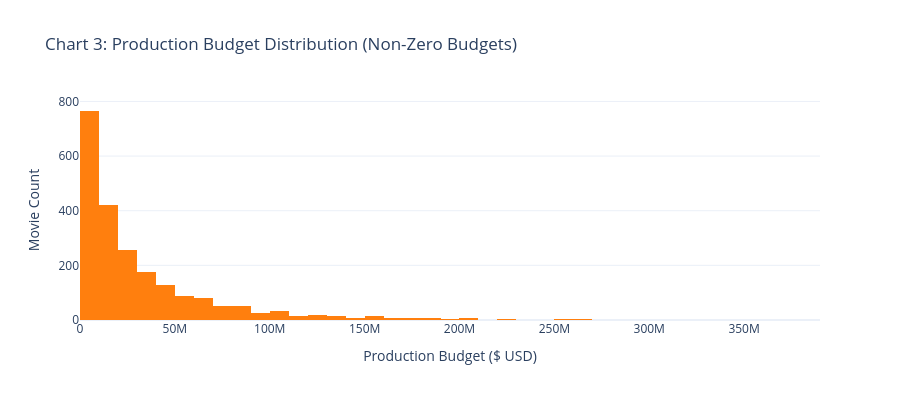
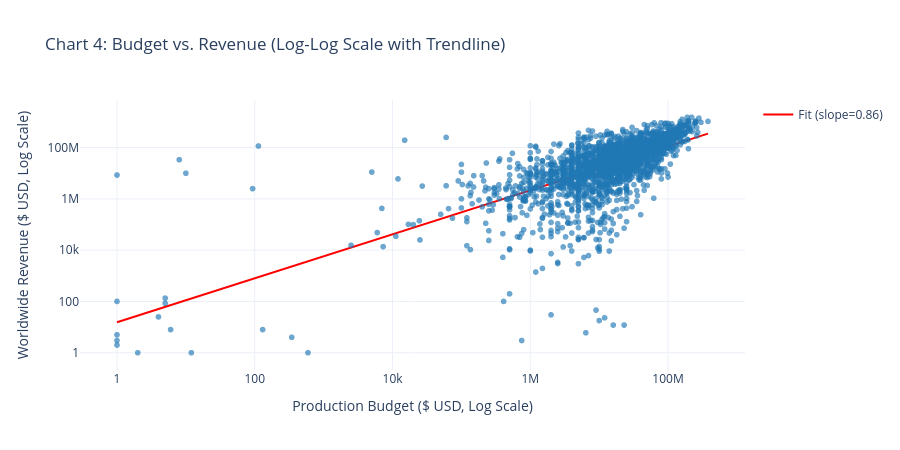

The notebook cell saved with these charts, in order:
### Markdown cell above
### Chart 3 & Chart 4: Production Budget Distribution & Budget vs. Revenue Correlation
*Analytical Takeaway:* Production budget exhibits a strong, positive log-linear correlation with worldwide box office ($r > 0.75$), serving as the single most powerful predictive signal.

### Code cell
pos_budget = eda_df[eda_df["budget"] > 0]

fig3 = px.histogram(
    pos_budget, x="budget", nbins=50,
    title="Chart 3: Production Budget Distribution (Non-Zero Budgets)",
    labels={"budget": "Production Budget ($ USD)"},
    color_discrete_sequence=["#ff7f0e"]
)
fig3.update_layout(height=400, yaxis_title="Movie Count")
fig3.show()

fig4 = px.scatter(
    pos_budget, x="budget", y="revenue",
    log_x=True, log_y=True,
    title="Chart 4: Budget vs. Revenue (Log-Log Scale with Trendline)",
    labels={"budget": "Production Budget ($ USD, Log Scale)", "revenue": "Worldwide Revenue ($ USD, Log Scale)"},
    opacity=0.65, color_discrete_sequence=["#1f77b4"]
)
log_b = np.log10(pos_budget["budget"])
log_r = np.log10(pos_budget["revenue"])
poly_m, poly_c = np.polyfit(log_b, log_r, 1)
x_vals = np.linspace(log_b.min(), log_b.max(), 50)
fig4.add_trace(go.Scatter(
    x=10**x_vals, y=10**(poly_m * x_vals + poly_c),
    mode="lines", name=f"Fit (slope={poly_m:.2f})", line=dict(color="red", width=2)
))
fig4.update_layout(height=450)
fig4.show()

### Figure 1 — Plotly figure (JSON) as saved in the notebook; plotly's stock layout.template omitted (floating-point values rounded to 4 significant figures; data arrays with more than 128 entries replaced by an {"elided": "..."} marker saying what was removed)
{"data": [{"bingroup": "x", "hovertemplate": "Production Budget ($ USD)=%{x}<br>count=%{y}<extra></extra>", "legendgroup": "", "marker": {"color": "#ff7f0e", "pattern": {"shape": ""}}, "name": "", "nbinsx": 50, "orientation": "v", "showlegend": false, "type": "histogram", "x": {"elided": "2188 int values"}, "xaxis": "x", "yaxis": "y"}], "layout": {"barmode": "relative", "height": 400, "legend": {"tracegroupgap": 0}, "title": {"text": "Chart 3: Production Budget Distribution (Non-Zero Budgets)"}, "xaxis": {"anchor": "y", "domain": [0.0, 1.0], "title": {"text": "Production Budget ($ USD)"}}, "yaxis": {"anchor": "x", "domain": [0.0, 1.0], "title": {"text": "Movie Count"}}}}

### Figure 2 — Plotly figure (JSON) as saved in the notebook; plotly's stock layout.template omitted (floating-point values rounded to 4 significant figures; data arrays with more than 128 entries replaced by an {"elided": "..."} marker saying what was removed)
{"data": [{"hovertemplate": "Production Budget ($ USD, Log Scale)=%{x}<br>Worldwide Revenue ($ USD, Log Scale)=%{y}<extra></extra>", "legendgroup": "", "marker": {"color": "#1f77b4", "opacity": 0.65, "symbol": "circle"}, "mode": "markers", "name": "", "showlegend": false, "type": "scattergl", "x": {"elided": "2188 int values"}, "xaxis": "x", "y": {"elided": "2188 int values"}, "yaxis": "y"}, {"line": {"color": "red", "width": 2}, "mode": "lines", "name": "Fit (slope=0.86)", "type": "scatter", "x": [1.0, 1.497, 2.24, 3.352, 5.016, 7.507, 11.24, 16.81, 25.16, 37.66, 56.36, 84.35, 126.2, 188.9, 282.7, 423.1, 633.2, 947.7, 1418.0, 2123.0, 3177.0, 4754.0, 7115.0, 10650.0, 15930.0, 23850.0, 35690.0, 53410.0, 79930.0, 119600.0, 179000.0, 267900.0, 401000.0, 600100.0, 898100.0, 1344000.0, 2011000.0, 3010000.0, 4505000.0, 6742000.0, 10090000.0, 15100000.0, 22600000.0, 33820000.0, 50620000.0, 75750000.0, 113400000.0, 169700000.0, 253900000.0, 380000000.0], "y": [15.44, 21.82, 30.83, 43.56, 61.54, 86.96, 122.9, 173.6, 245.3, 346.5, 489.6, 691.8, 977.4, 1381.0, 1951.0, 2757.0, 3895.0, 5504.0, 7776.0, 10990.0, 15520.0, 21930.0, 30990.0, 43780.0, 61860.0, 87410.0, 123500.0, 174500.0, 246500.0, 348300.0, 492200.0, 695400.0, 982500.0, 1388000.0, 1961000.0, 2771000.0, 3915000.0, 5532000.0, 7816000.0, 11040000.0, 15600000.0, 22050000.0, 31150000.0, 44010000.0, 62180000.0, 87860000.0, 124100000.0, 175400000.0, 247800000.0, 350100000.0]}], "layout": {"height": 450, "legend": {"tracegroupgap": 0}, "title": {"text": "Chart 4: Budget vs. Revenue (Log-Log Scale with Trendline)"}, "xaxis": {"anchor": "y", "domain": [0.0, 1.0], "title": {"text": "Production Budget ($ USD, Log Scale)"}, "type": "log"}, "yaxis": {"anchor": "x", "domain": [0.0, 1.0], "title": {"text": "Worldwide Revenue ($ USD, Log Scale)"}, "type": "log"}}}
